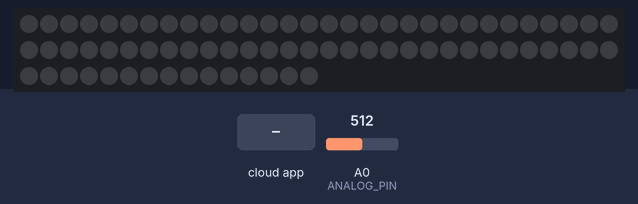
The sketch below on a simulated ESP8266 (NodeMCU). Shown: 75 RGB LEDs in strip order, left to right, continuing on the next row. The test bench sets the inputs (shaded band); at power-on: A0 (ANALOG_PIN) = 512. Dim RGB values are drawn brighter than linear; WiFi joins after 1.5 s; servers stay silent unless stated; random numbers use the default seed unless the sketch sets one; what the sketch prints to the serial monitor is not drawn.

Above: at 3.7 s.
3.8 s: the phone or cloud app sets Disco to 64
At 3.99 s:
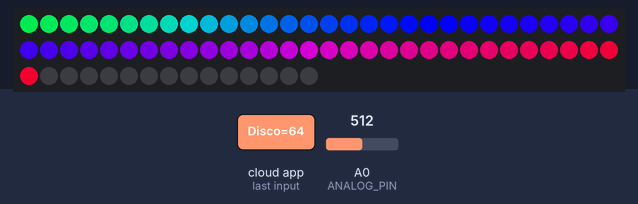
At 4.59 s:
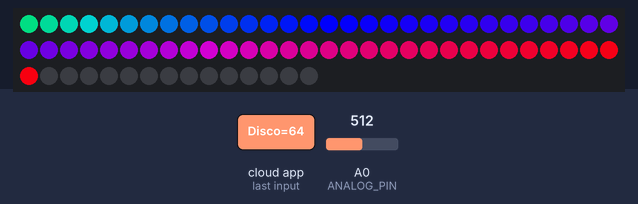
6.2 s: the phone or cloud app sets lamp to 64
At 6.5 s:
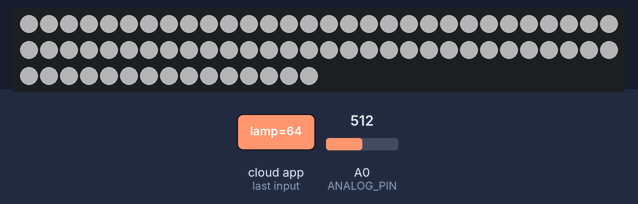
7.7 s: the phone or cloud app sets Disco to 128
At 8.17 s:
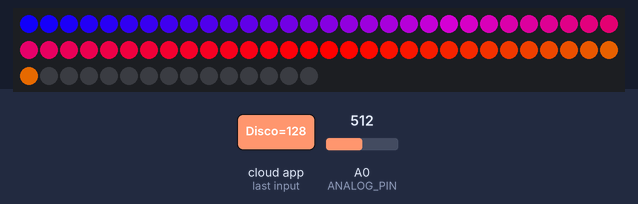
Timing chart, 0 to 10.1 s (numbered marks = the images above; inputs shaded):
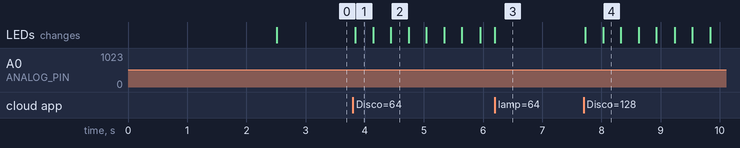

Measured:
- after the input at 3.8 s, the LEDs: change at once (image 1)
- after the input at 7.7 s, the LEDs: first change at once (image 4 shows a later state)

The sketch:

esp8266_alexa_lamp.ino
```cpp
#ifdef ARDUINO_ARCH_ESP32
#include <WiFi.h>
#else
#include <ESP8266WiFi.h>
#endif
#include <Espalexa.h>
#include "reactive_common.h"
#include <FastLED.h>
#if FASTLED_VERSION < 3001000
#error "Requires FastLED 3.1 or later; check github for latest code."
#endif

#define FASTLED_INTERRUPT_RETRY_COUNT 0
#define FASTLED_ALLOW_INTERRUPTS 0

#define DATAPIN  4 // GPIO pin used to drive the LED strip
#define ANALOG_PIN A0
#define ANALOG_THRESHOLD 512

// change wifi ssid and password
#define WIFI_SSID "MY WIFI"
#define WIFI_PASSWORD "MY WIFI PASSWORD"

#define TIMER_MS 3000
#define MIC_LOW 0
#define MIC_HIGH 644

#define SAMPLE_SIZE 20
#define LONG_TERM_SAMPLES 250
#define BUFFER_DEVIATION 400
#define BUFFER_SIZE 3

// change LED CONFIG here
#define NUMLEDS 75 // number of LEDs on the strip
#define LED_TYPE    WS2811
#define COLOR_ORDER GRB
/*
    define your ws2812fx presets
*/
struct averageCounter *samples;
struct averageCounter *longTermSamples;
struct averageCounter* sanityBuffer;

unsigned long last_trigger = 0;
unsigned long now = 0;
char Music = 'F';// F= music mode off O= music mode on


float globalHue;
float globalBrightness = 255;
int hueOffset = 120;
float fadeScale = 2.3;
float hueIncrement = 0.7;

struct CRGB leds[NUMLEDS];

Espalexa espalexa;


void setup() {
  Serial.begin(115200);
  Serial.println("\r\n");

  globalHue = 0;
  samples = new averageCounter(SAMPLE_SIZE);
  longTermSamples = new averageCounter(LONG_TERM_SAMPLES);
  sanityBuffer    = new averageCounter(BUFFER_SIZE);

  while (sanityBuffer->setSample(250) == true) {}
  while (longTermSamples->setSample(200) == true) {}
  delay(1000);

  // init WiFi
  WiFi.begin(WIFI_SSID, WIFI_PASSWORD);
  WiFi.mode(WIFI_STA);

  Serial.print("Connecting to " WIFI_SSID);
  while (WiFi.status() != WL_CONNECTED) {
    delay(500);
    Serial.print(".");
  }
  Serial.print("\nServer IP is ");
  Serial.println(WiFi.localIP());

  // add your alexa virtual devices giving them a name and associated callback
  espalexa.addDevice("lamp", lampCallback);
  espalexa.addDevice("Disco", musicCallback);

  espalexa.begin();

  FastLED.addLeds<LED_TYPE, DATAPIN, COLOR_ORDER>(leds, NUMLEDS).setCorrection( TypicalLEDStrip );
  FastLED.setBrightness (0);
  fill_solid(leds, NUMLEDS, CRGB::Black);
  delay(5);
  FastLED.show();
}

void loop() {
  espalexa.loop();
  delay(1);

  if ( Music == 'O') {

    int sanityValue = sanityBuffer->computeAverage();
    int analogRaw = analogRead(ANALOG_PIN);
    Serial.println(analogRaw);
    Serial.print(" ");
    if (!(abs(analogRaw - sanityValue) > BUFFER_DEVIATION)) {
      sanityBuffer->setSample(analogRaw);
    }

    analogRaw = fscale(MIC_LOW, MIC_HIGH, MIC_LOW, MIC_HIGH, analogRaw, 0.5);
    //    Serial.println(analogRaw);
    //    Serial.print(" ");
    if (samples->setSample(analogRaw))
    {
      return;
    }

    uint16_t longTermAverage = longTermSamples->computeAverage();
    uint16_t useVal = samples->computeAverage();
    longTermSamples->setSample(useVal);

    int diff = (useVal - longTermAverage);
    if (diff > 5)
    {
      if (globalHue < 235)
      {
        globalHue += hueIncrement;
      }
    }
    else if (diff < -5)
    {
      if (globalHue > 2)
      {
        globalHue -= hueIncrement;
      }
    }


    int curshow = fscale(MIC_LOW, MIC_HIGH, 0.0, (float)NUMLEDS, (float)useVal, 0);
    //int curshow = map(useVal, MIC_LOW, MIC_HIGH, 0, NUM_LEDS)
    // Serial.println(curshow);
    //    Serial.print(" curshow");
    if (curshow > 2) {
      fadeToBlackBy( leds, NUMLEDS, 10);
      addGlitter(NUMLEDS - curshow);
      FastLED.show();
    }
    for (int i = 0; i < NUMLEDS; i++)
    {

      if (i < curshow)
      {
        leds[i] = CHSV(globalHue + hueOffset + (i * 2), 255, 255);
      }
      else
      {
        leds[i] = CRGB(leds[i].r / fadeScale, leds[i].g / fadeScale, leds[i].b / fadeScale);
      }

    }
    delay(5);
    FastLED.show();

  }
}
void addGlitter( fract8 chanceOfGlitter) {
  if ( random8() < chanceOfGlitter) {

    leds[ random16(NUMLEDS) ] += CHSV( globalHue + hueOffset, 255, 255);
  }
}
/*
   our callback functions
*/

void lampCallback(uint8_t brightness, uint32_t rgb) {
  Music = 'F';
  Serial.print("Loading lamp preset "); Serial.println(brightness);
  Serial.println(rgb);
  fill_solid(leds, NUMLEDS, rgb);
  FastLED.setBrightness (brightness);
  FastLED.show();
  //  loadPreset(lamp_preset, brightness, rgb);
}
void musicCallback(uint8_t brightness) {
  //  ws2812fx.setMode(FX_MODE_RANDOM_COLOR);
  Serial.print("Loading Music preset ");
  Serial.println(brightness);
  Music = 'F';
  if (brightness > 0) {
    Music = 'O';
    FastLED.setBrightness(globalBrightness);
    //    ws2812fx.start();
  }
}


float fscale(float originalMin, float originalMax, float newBegin, float newEnd, float inputValue, float curve)
{

  float OriginalRange = 0;
  float NewRange = 0;
  float zeroRefCurVal = 0;
  float normalizedCurVal = 0;
  float rangedValue = 0;
  boolean invFlag = 0;

  // condition curve parameter
  // limit range

  if (curve > 10)
    curve = 10;
  if (curve < -10)
    curve = -10;

  curve = (curve * -.1);  // - invert and scale - this seems more intuitive - postive numbers give more weight to high end on output
  curve = pow(10, curve); // convert linear scale into lograthimic exponent for other pow function

  // Check for out of range inputValues
  if (inputValue < originalMin)
  {
    inputValue = originalMin;
  }
  if (inputValue > originalMax)
  {
    inputValue = originalMax;
  }

  // Zero Refference the values
  OriginalRange = originalMax - originalMin;

  if (newEnd > newBegin)
  {
    NewRange = newEnd - newBegin;
  }
  else
  {
    NewRange = newBegin - newEnd;
    invFlag = 1;
  }

  zeroRefCurVal = inputValue - originalMin;
  normalizedCurVal = zeroRefCurVal / OriginalRange; // normalize to 0 - 1 float

  // Check for originalMin > originalMax  - the math for all other cases i.e. negative numbers seems to work out fine
  if (originalMin > originalMax)
  {
    return 0;
  }

  if (invFlag == 0)
  {
    rangedValue = (pow(normalizedCurVal, curve) * NewRange) + newBegin;
  }
  else // invert the ranges
  {
    rangedValue = newBegin - (pow(normalizedCurVal, curve) * NewRange);
  }

  return rangedValue;
}
```

reactive_common.h
```cpp
struct averageCounter{
  uint16_t *samples;
  uint16_t sample_size;
  uint8_t counter;

  averageCounter(uint16_t size) {
    counter = 0;
    sample_size = size;
    samples = (uint16_t*) malloc(sizeof(uint16_t) * sample_size);
  }

  bool setSample(uint16_t val) {
    if (counter < sample_size) {
      samples[counter++] = val;
      return true;
    }
    else {
      counter = 0;
      return false;
    }
  }

  int computeAverage() {
    int accumulator = 0;
    for (int i = 0; i < sample_size; i++) {
      accumulator += samples[i];
    }
    return (int)(accumulator / sample_size);
  }

};

struct heartbeat_message {
  uint32_t client_id;
  uint32_t chk;
};
```
